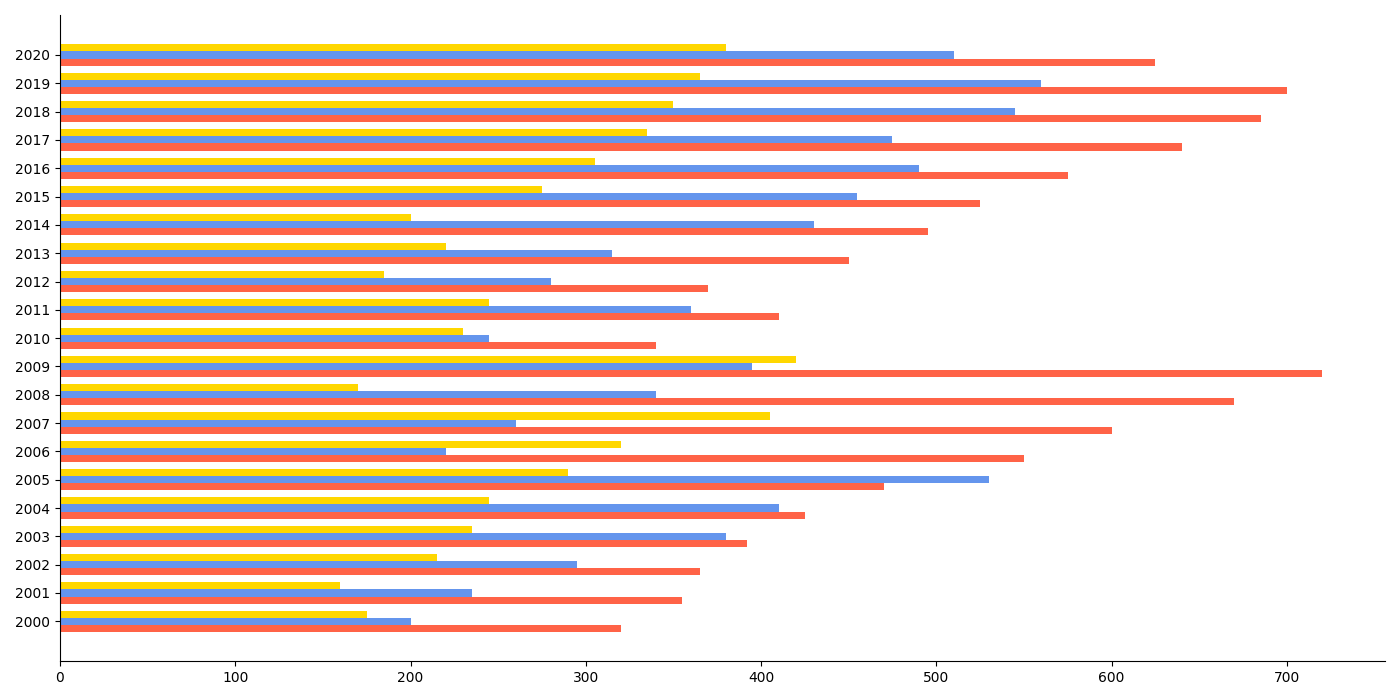

Generate this figure with Python:
import matplotlib.pyplot as plt
import numpy as np

years = np.arange(2000, 2021)
fiction_books = [320, 355, 365, 392, 425, 470, 550, 600, 670, 720, 340, 410, 370, 450, 495, 525, 575, 640, 685, 700, 625]
non_fiction_books = [200, 235, 295, 380, 410, 530, 220, 260, 340, 395, 245, 360, 280, 315, 430, 455, 490, 475, 545, 560, 510]
scifi_books = [175, 160, 215, 235, 245, 290, 320, 405, 170, 420, 230, 245, 185, 220, 200, 275, 305, 335, 350, 365, 380]

fig, ax = plt.subplots(figsize=(14, 7))
height = 0.25
y = np.arange(len(years))

ax.barh(y - height, fiction_books, height, color='tomato')
ax.barh(y, non_fiction_books, height, color='cornflowerblue')
ax.barh(y + height, scifi_books, height, color='gold')

ax.set_yticks(y)
ax.set_yticklabels(years)

ax.spines['right'].set_visible(False)
ax.spines['top'].set_visible(False)
ax.set_axisbelow(True)

plt.tight_layout()
plt.show()
